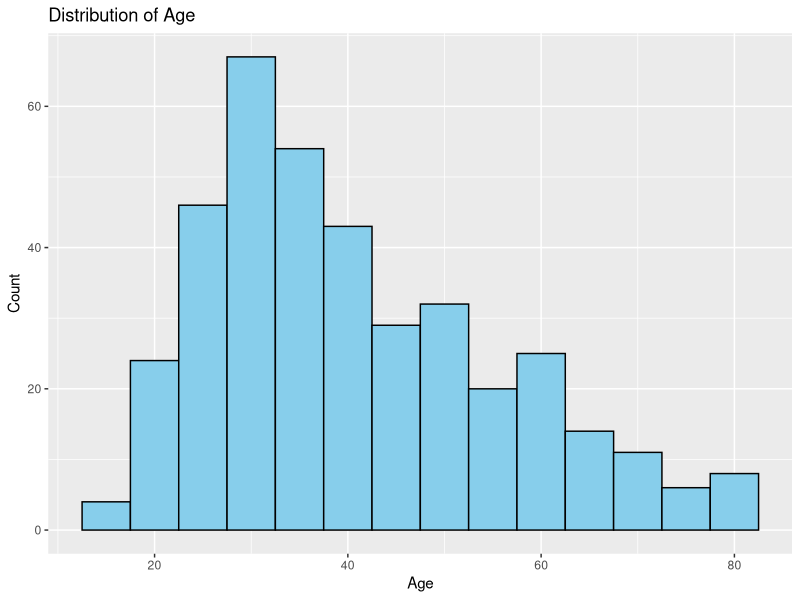
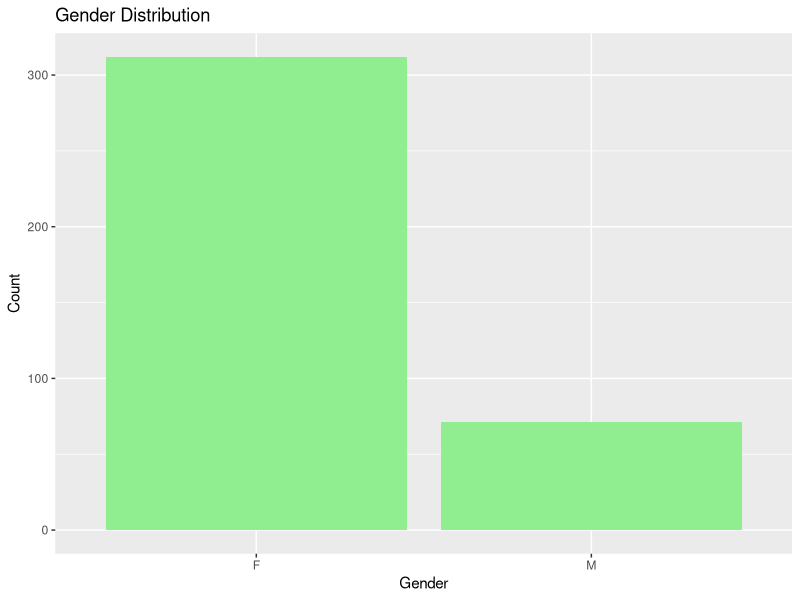
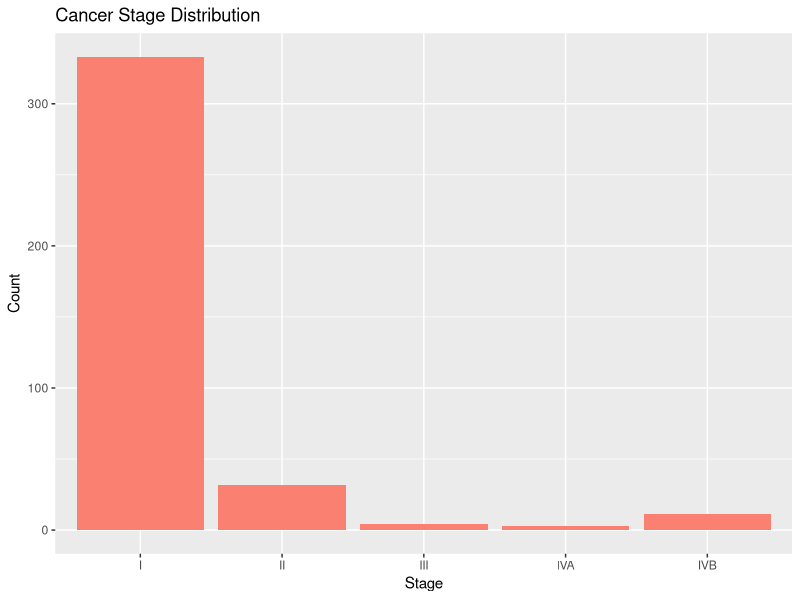
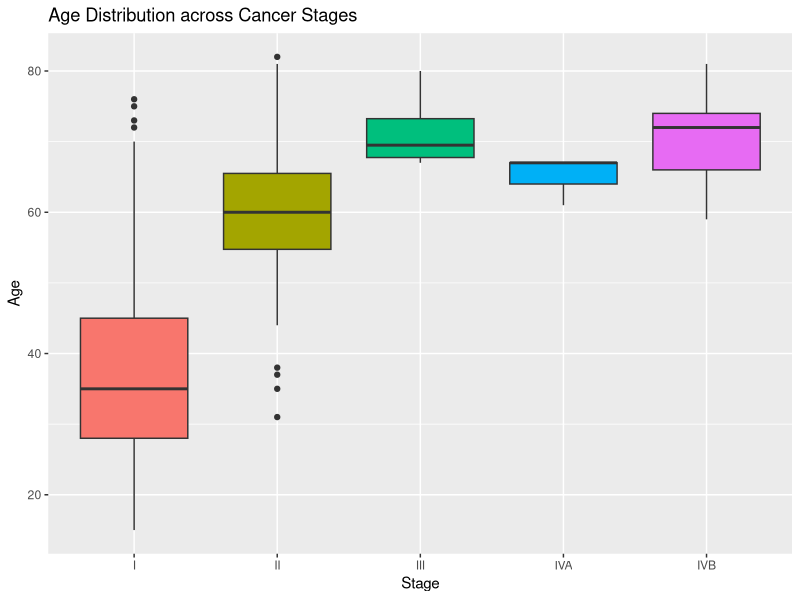

The R source for these figures, in order:
# Load dataset using read.csv
ThyroidCancerData <- read.csv("data/thyroid_dataset.csv", colClasses = c(
  Age = "numeric",
  Gender = "factor",
  Smoking = "factor",
  Hx_Smoking = "factor",
  Hx_Radiothreapy = "factor",
  Thyroid_Function = "factor",
  Physical_Examination = "factor",
  Adenopathy = "factor",
  Pathology = "factor",
  Focality = "factor",
  Risk = "factor",
  T = "factor",
  N = "factor",
  M = "factor",
  Stage = "factor",
  Response = "factor",
  Recurred = "factor"
))

# Preview the structure and a few rows
str(ThyroidCancerData)
head(ThyroidCancerData)
View(ThyroidCancerData)

# Measures of Frequency
# Frequency tables for categorical variables
table(ThyroidCancerData$Gender)
table(ThyroidCancerData$Smoking)
table(ThyroidCancerData$Hx_Smoking)
table(ThyroidCancerData$Hx_Radiothreapy)
table(ThyroidCancerData$Thyroid_Function)
table(ThyroidCancerData$Physical_Examination)
table(ThyroidCancerData$Adenopathy)
table(ThyroidCancerData$Pathology)
table(ThyroidCancerData$Focality)
table(ThyroidCancerData$Risk)
table(ThyroidCancerData$Stage)
table(ThyroidCancerData$Response)
table(ThyroidCancerData$Recurred)

# Measures of Central Tendency
# Mean, Median, Mode (custom function) for Age
mean(ThyroidCancerData$Age)
median(ThyroidCancerData$Age)

# Mode function
get_mode <- function(v) {
  uniqv <- unique(v)
  uniqv[which.max(tabulate(match(v, uniqv)))]
}
get_mode(ThyroidCancerData$Age)

# Measures of Central Tendency
# Standard Deviation, Variance, Range, and Summary for Age
sd(ThyroidCancerData$Age)          # Standard deviation
var(ThyroidCancerData$Age)         # Variance
range(ThyroidCancerData$Age)        # Range (min and max)
summary(ThyroidCancerData$Age)      # Min, 1st Qu., Median, Mean, 3rd Qu., Max

# Cross-tabulations (example relationships)
table(ThyroidCancerData$Gender, ThyroidCancerData$Stage)
table(ThyroidCancerData$Smoking, ThyroidCancerData$Stage)
table(ThyroidCancerData$Focality, ThyroidCancerData$Stage)
table(ThyroidCancerData$Risk, ThyroidCancerData$Recurred)

# Chi-Square Test between Smoking and Stage
chisq.test(table(ThyroidCancerData$Smoking, ThyroidCancerData$Stage))

chisq.test(table(ThyroidCancerData$Gender, ThyroidCancerData$Recurred))

# ANOVA test for Age across different Stages
anova_result <- aov(Age ~ Stage, data = ThyroidCancerData)
summary(anova_result)

# Load libraries
library(ggplot2)

# Histogram of Age
ggplot(ThyroidCancerData, aes(x = Age)) +
  geom_histogram(binwidth = 5, fill = "skyblue", color = "black") +
  labs(title = "Distribution of Age", x = "Age", y = "Count")

# Bar plot for Gender
ggplot(ThyroidCancerData, aes(x = Gender)) +
  geom_bar(fill = "lightgreen") +
  labs(title = "Gender Distribution", x = "Gender", y = "Count")

# Bar plot for Stage
ggplot(ThyroidCancerData, aes(x = Stage)) +
  geom_bar(fill = "salmon") +
  labs(title = "Cancer Stage Distribution", x = "Stage", y = "Count")

# Boxplot of Age across Stage
ggplot(ThyroidCancerData, aes(x = Stage, y = Age, fill = Stage)) +
  geom_boxplot() +
  labs(title = "Age Distribution across Cancer Stages", x = "Stage", y = "Age") +
  theme(legend.position = "none")

